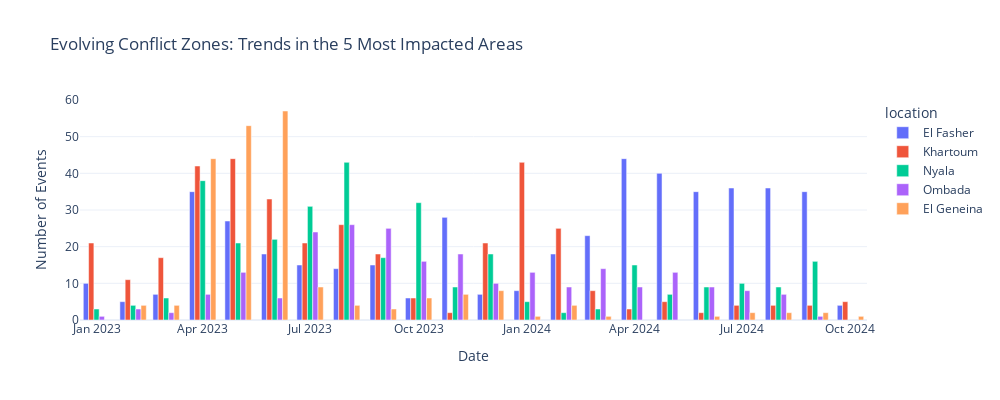

Notebook source saved alongside this figure:
### Code cell
import pandas as pd 
import plotly.express as px

# Sample data loading (replace this with your actual data)
# sudan_conflict_data = pd.read_csv('your_data.csv')

# Ensure 'event_date' is in datetime format 
sudan_conflict_data['event_date'] = pd.to_datetime(sudan_conflict_data['event_date'], format='%d %B %Y')

# Get the top 10 locations with the most conflict events
top_locations = (
    sudan_conflict_data['location'].value_counts()
    .head(5)
    .index
)

# Filter the original dataset for these top locations
top_locations_data = sudan_conflict_data[sudan_conflict_data['location'].isin(top_locations)]

# Group by month and location, counting occurrences
location_trends = (
    top_locations_data
    .groupby([top_locations_data['event_date'].dt.to_period('M'), 'location'])
    .size()
    .reset_index(name='count')
)

# Convert period back to datetime for plotting
location_trends['event_date'] = location_trends['event_date'].dt.to_timestamp()

# Create a bar plot
fig_bar = px.bar(location_trends, 
                  x='event_date', 
                  y='count', 
                  color='location',
                  title='Evolving Conflict Zones: Trends in the 5 Most Impacted Areas',
                  labels={'count': 'Number of Events', 'event_date': 'Date'},
                  barmode='group',
                  template='plotly_white')

fig_bar.update_layout(width=1000, height=400)  # Set your desired width and height

# Show interactive plot
fig_bar.show()

### Figure 1 — Plotly figure (JSON) as saved in the notebook; plotly's stock layout.template omitted (floating-point values rounded to 4 significant figures)
{"data": [{"alignmentgroup": "True", "hovertemplate": "location=El Fasher<br>Date=%{x}<br>Number of Events=%{y}<extra></extra>", "legendgroup": "El Fasher", "marker": {"color": "#636efa", "pattern": {"shape": ""}}, "name": "El Fasher", "offsetgroup": "El Fasher", "orientation": "v", "showlegend": true, "textposition": "auto", "type": "bar", "x": ["2023-01-01T00:00:00", "2023-02-01T00:00:00", "2023-03-01T00:00:00", "2023-04-01T00:00:00", "2023-05-01T00:00:00", "2023-06-01T00:00:00", "2023-07-01T00:00:00", "2023-08-01T00:00:00", "2023-09-01T00:00:00", "2023-10-01T00:00:00", "2023-11-01T00:00:00", "2023-12-01T00:00:00", "2024-01-01T00:00:00", "2024-02-01T00:00:00", "2024-03-01T00:00:00", "2024-04-01T00:00:00", "2024-05-01T00:00:00", "2024-06-01T00:00:00", "2024-07-01T00:00:00", "2024-08-01T00:00:00", "2024-09-01T00:00:00", "2024-10-01T00:00:00"], "xaxis": "x", "y": [10, 5, 7, 35, 27, 18, 15, 14, 15, 6, 28, 7, 8, 18, 23, 44, 40, 35, 36, 36, 35, 4], "yaxis": "y"}, {"alignmentgroup": "True", "hovertemplate": "location=Khartoum<br>Date=%{x}<br>Number of Events=%{y}<extra></extra>", "legendgroup": "Khartoum", "marker": {"color": "#EF553B", "pattern": {"shape": ""}}, "name": "Khartoum", "offsetgroup": "Khartoum", "orientation": "v", "showlegend": true, "textposition": "auto", "type": "bar", "x": ["2023-01-01T00:00:00", "2023-02-01T00:00:00", "2023-03-01T00:00:00", "2023-04-01T00:00:00", "2023-05-01T00:00:00", "2023-06-01T00:00:00", "2023-07-01T00:00:00", "2023-08-01T00:00:00", "2023-09-01T00:00:00", "2023-10-01T00:00:00", "2023-11-01T00:00:00", "2023-12-01T00:00:00", "2024-01-01T00:00:00", "2024-02-01T00:00:00", "2024-03-01T00:00:00", "2024-04-01T00:00:00", "2024-05-01T00:00:00", "2024-06-01T00:00:00", "2024-07-01T00:00:00", "2024-08-01T00:00:00", "2024-09-01T00:00:00", "2024-10-01T00:00:00"], "xaxis": "x", "y": [21, 11, 17, 42, 44, 33, 21, 26, 18, 6, 2, 21, 43, 25, 8, 3, 5, 2, 4, 4, 4, 5], "yaxis": "y"}, {"alignmentgroup": "True", "hovertemplate": "location=Nyala<br>Date=%{x}<br>Number of Events=%{y}<extra></extra>", "legendgroup": "Nyala", "marker": {"color": "#00cc96", "pattern": {"shape": ""}}, "name": "Nyala", "offsetgroup": "Nyala", "orientation": "v", "showlegend": true, "textposition": "auto", "type": "bar", "x": ["2023-01-01T00:00:00", "2023-02-01T00:00:00", "2023-03-01T00:00:00", "2023-04-01T00:00:00", "2023-05-01T00:00:00", "2023-06-01T00:00:00", "2023-07-01T00:00:00", "2023-08-01T00:00:00", "2023-09-01T00:00:00", "2023-10-01T00:00:00", "2023-11-01T00:00:00", "2023-12-01T00:00:00", "2024-01-01T00:00:00", "2024-02-01T00:00:00", "2024-03-01T00:00:00", "2024-04-01T00:00:00", "2024-05-01T00:00:00", "2024-06-01T00:00:00", "2024-07-01T00:00:00", "2024-08-01T00:00:00", "2024-09-01T00:00:00"], "xaxis": "x", "y": [3, 4, 6, 38, 21, 22, 31, 43, 17, 32, 9, 18, 5, 2, 3, 15, 7, 9, 10, 9, 16], "yaxis": "y"}, {"alignmentgroup": "True", "hovertemplate": "location=Ombada<br>Date=%{x}<br>Number of Events=%{y}<extra></extra>", "legendgroup": "Ombada", "marker": {"color": "#ab63fa", "pattern": {"shape": ""}}, "name": "Ombada", "offsetgroup": "Ombada", "orientation": "v", "showlegend": true, "textposition": "auto", "type": "bar", "x": ["2023-01-01T00:00:00", "2023-02-01T00:00:00", "2023-03-01T00:00:00", "2023-04-01T00:00:00", "2023-05-01T00:00:00", "2023-06-01T00:00:00", "2023-07-01T00:00:00", "2023-08-01T00:00:00", "2023-09-01T00:00:00", "2023-10-01T00:00:00", "2023-11-01T00:00:00", "2023-12-01T00:00:00", "2024-01-01T00:00:00", "2024-02-01T00:00:00", "2024-03-01T00:00:00", "2024-04-01T00:00:00", "2024-05-01T00:00:00", "2024-06-01T00:00:00", "2024-07-01T00:00:00", "2024-08-01T00:00:00", "2024-09-01T00:00:00"], "xaxis": "x", "y": [1, 3, 2, 7, 13, 6, 24, 26, 25, 16, 18, 10, 13, 9, 14, 9, 13, 9, 8, 7, 1], "yaxis": "y"}, {"alignmentgroup": "True", "hovertemplate": "location=El Geneina<br>Date=%{x}<br>Number of Events=%{y}<extra></extra>", "legendgroup": "El Geneina", "marker": {"color": "#FFA15A", "pattern": {"shape": ""}}, "name": "El Geneina", "offsetgroup": "El Geneina", "orientation": "v", "showlegend": true, "textposition": "auto", "type": "bar", "x": ["2023-02-01T00:00:00", "2023-03-01T00:00:00", "2023-04-01T00:00:00", "2023-05-01T00:00:00", "2023-06-01T00:00:00", "2023-07-01T00:00:00", "2023-08-01T00:00:00", "2023-09-01T00:00:00", "2023-10-01T00:00:00", "2023-11-01T00:00:00", "2023-12-01T00:00:00", "2024-01-01T00:00:00", "2024-02-01T00:00:00", "2024-03-01T00:00:00", "2024-06-01T00:00:00", "2024-07-01T00:00:00", "2024-08-01T00:00:00", "2024-09-01T00:00:00", "2024-10-01T00:00:00"], "xaxis": "x", "y": [4, 4, 44, 53, 57, 9, 4, 3, 6, 7, 8, 1, 4, 1, 1, 2, 2, 2, 1], "yaxis": "y"}], "layout": {"barmode": "group", "height": 400, "legend": {"title": {"text": "location"}, "tracegroupgap": 0}, "title": {"text": "Evolving Conflict Zones: Trends in the 5 Most Impacted Areas"}, "width": 1000, "xaxis": {"anchor": "y", "domain": [0, 1], "title": {"text": "Date"}}, "yaxis": {"anchor": "x", "domain": [0, 1], "title": {"text": "Number of Events"}}}}
